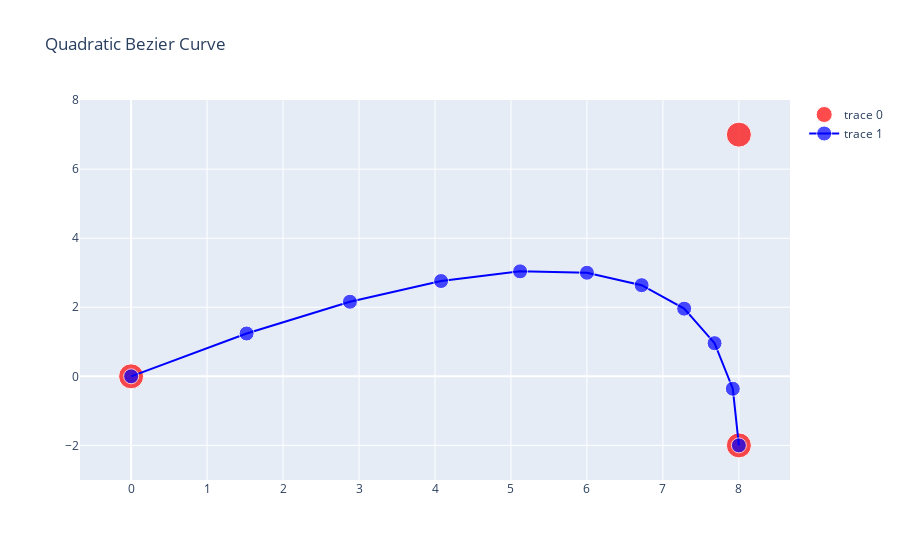

Notebook code cell kept with this figure:
### Code cell
fig.add_trace(go.Scatter(
    x=curve[:, 0], 
    y=curve[:, 1], 
    mode="lines+markers", 
    marker=dict(size=[15] * (n_segments + 1),
                color="blue")
))

fig.update_layout(title="Quadratic Bezier Curve")
fig.show()

### Figure 1 — Plotly figure (JSON) as saved in the notebook; plotly's stock layout.template omitted (floating-point values rounded to 4 significant figures)
{"data": [{"marker": {"color": "red", "size": [25, 25, 25]}, "mode": "markers", "type": "scatter", "x": [0, 8, 8], "y": [0, 7, -2]}, {"marker": {"color": "blue", "size": [15, 15, 15, 15, 15, 15, 15, 15, 15, 15, 15]}, "mode": "lines+markers", "type": "scatter", "x": [0, 1.52, 2.88, 4.08, 5.12, 6, 6.72, 7.28, 7.68, 7.92, 8], "y": [0, 1.24, 2.16, 2.76, 3.04, 3, 2.64, 1.96, 0.96, -0.36, -2]}], "layout": {"title": {"text": "Quadratic Bezier Curve"}}}
